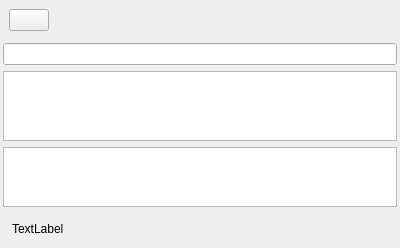
<?xml version="1.0" encoding="UTF-8"?>
<ui version="4.0">
 <class>TaskPage</class>
 <widget class="QWidget" name="TaskPage">
  <property name="geometry">
   <rect>
    <x>0</x>
    <y>0</y>
    <width>400</width>
    <height>221</height>
   </rect>
  </property>
  <property name="windowTitle">
   <string>Form</string>
  </property>
  <layout class="QVBoxLayout" name="verticalLayout">
   <property name="spacing">
    <number>0</number>
   </property>
   <property name="leftMargin">
    <number>0</number>
   </property>
   <property name="topMargin">
    <number>0</number>
   </property>
   <property name="rightMargin">
    <number>0</number>
   </property>
   <property name="bottomMargin">
    <number>0</number>
   </property>
   <item>
    <widget class="QWidget" name="topBar" native="true">
     <property name="maximumSize">
      <size>
       <width>16777215</width>
       <height>50</height>
      </size>
     </property>
     <layout class="QHBoxLayout" name="horizontalLayout">
      <item>
       <widget class="QPushButton" name="backButton">
        <property name="text">
         <string/>
        </property>
       </widget>
      </item>
      <item>
       <spacer name="horizontalSpacer">
        <property name="orientation">
         <enum>Qt::Horizontal</enum>
        </property>
        <property name="sizeHint" stdset="0">
         <size>
          <width>40</width>
          <height>20</height>
         </size>
        </property>
       </spacer>
      </item>
     </layout>
    </widget>
   </item>
   <item>
    <widget class="QWidget" name="mainWidget" native="true">
     <layout class="QVBoxLayout" name="verticalLayout_2">
      <property name="leftMargin">
       <number>3</number>
      </property>
      <property name="topMargin">
       <number>3</number>
      </property>
      <property name="rightMargin">
       <number>3</number>
      </property>
      <property name="bottomMargin">
       <number>3</number>
      </property>
      <item>
       <widget class="QLineEdit" name="titleEdit"/>
      </item>
      <item>
       <widget class="QTextEdit" name="infoEdit"/>
      </item>
      <item>
       <widget class="QListWidget" name="subTaskWidget">
        <property name="maximumSize">
         <size>
          <width>16777215</width>
          <height>60</height>
         </size>
        </property>
       </widget>
      </item>
      <item>
       <widget class="QWidget" name="dateInfoWidget" native="true">
        <layout class="QHBoxLayout" name="horizontalLayout_2">
         <item>
          <widget class="QLabel" name="deadlineLabel">
           <property name="text">
            <string>TextLabel</string>
           </property>
          </widget>
         </item>
        </layout>
       </widget>
      </item>
     </layout>
    </widget>
   </item>
  </layout>
 </widget>
 <resources/>
 <connections/>
</ui>
